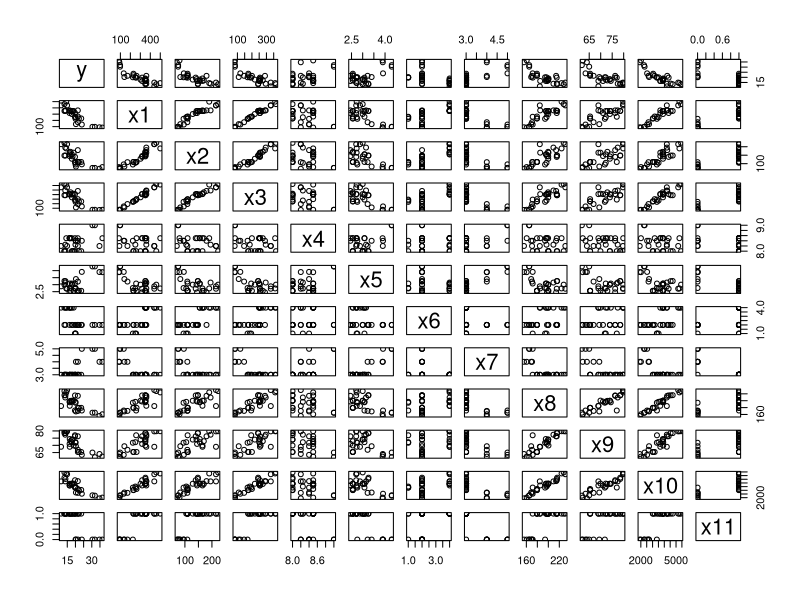

Source code (R): (Note: this script raises an error after producing the figure.)
library(readxl)
my_data <- read_excel("data-tableB3.xlsx")
data <- as.matrix(my_data)
head(data)
dim(data)

#remove NA
df <- na.omit(data) 
dim(df)
head(df)
y <- df[,1]
x <- df[,2:12]
pairs(y~ ., data = df)
# Set up repeated k-fold cross-validation
train.control <- trainControl(method = "cv", number = 10)
# Train the model
step.model <- train(y ~ ., data = data.frame(df),
                    method = "leapBackward", 
                    tuneGrid = data.frame(nvmax = 1:5),
                    trControl = train.control
                    )
step.model$results

# cross
df2=0
for(i in 2:12){
 for(j in 2:12){
  df22=(df[,i]*df[,j])/max(df[,i]*df[,j])
  df2=cbind(df2,df22)
}
}
df3=df2[,-1]
best_Ra=0
for(i in 0:9){
  idx1=12*i+1
  idx2=12*(i+1)
  df2=df3[,idx1:idx2]
  init_model <- lm(y ~ ., data = data.frame(df2),na.action=na.omit)
  best_model <- step(init_model, direction = "both")
  

  Ra=summary(best_model)$adj.r.squared
 if (Ra>best_Ra){
   best_Ra  = Ra
   getModel = best_model}}
best_Ra
summary(getModel)
par(mfrow = c(2, 2))
plot(getModel)

#sigmoid + cross
df2=0
for(i in 2:12){
 for(j in 2:12){
  df22=1/1+exp(-df[,i]*df[,j])
  df2=cbind(df2,df22)
}
}
df3=df2[,-1]
best_Ra=0
for(i in 0:9){
  idx1=12*i+1
  idx2=12*(i+1)
  df2=df3[,idx1:idx2]
  init_model <- lm(y ~ ., data = data.frame(df2),na.action=na.omit)
  best_model <- step(init_model, direction = "both")
  

  Ra=summary(best_model)$adj.r.squared
 if (Ra>best_Ra){
   best_Ra  = Ra
   getModel = best_model}}
best_Ra
summary(getModel)
par(mfrow = c(2, 2))
plot(getModel)

# log + cross
df2=0
for(i in 2:11){
 for(j in 2:11){
  df22=log(df[,i]*df[,j])
  df2=cbind(df2,df22)
}
}
df3=df2[,-1]
best_Ra=0
for(i in 0:9){
  idx1=10*i+1
  idx2=10*(i+1)
  df2=df3[,idx1:idx2]
  init_model <- lm(y ~ ., data = data.frame(df2),na.action=na.omit)
  best_model <- step(init_model, direction = "both")
  

  Ra=summary(best_model)$adj.r.squared
 if (Ra>best_Ra){
   best_Ra  = Ra
   getModel = best_model}}
best_Ra
summary(getModel)
par(mfrow = c(2, 2))
plot(getModel)

# AIC=-130.39, log(y) ~ x1 + x5 + x8 + x10,Ra=0.8661 

df2=log(df[,2:11])
init_model <- lm(log(y) ~ ., data = data.frame(df2))
best_model <- step(init_model, direction = "both")
summary(best_model)
par(mfrow = c(2, 2))
plot(best_model)

#sigmoid 
#AIC=-133.37 log(y) ~ x1 + x5 + x8 + x10 + x11_s Ra=0.8819  
x11_s=1/1+exp(-df[,12])

df2=cbind(log(df[,2:11]),x11_s)
init_model <- lm(log(y) ~ ., data = data.frame(df2))
best_model <- step(init_model, direction = "both")
summary(best_model)
par(mfrow = c(2, 2))
plot(best_model)

#sigmoid 
#AIC=45.25 y ~ x4 + x6 + x8 + x10 + x11 + x10_s Ra=0.9059 
x6_s=1/exp(-df[,7])
x8_s=1/exp(-df[,9])
x10_s=1/exp(-df[,11]/sum(df[,11]))
df2=cbind(df,x6_s,x8_s,x10_s)
init_model <- lm(y ~ ., data = data.frame(df2))
best_model <- step(init_model, direction = "both")
summary(best_model)
par(mfrow = c(2, 2))
plot(best_model)

#sigmoid
#AIC=44.25 y ~  x4 + x8 + x10 + x11 + x6_s + x10_s Ra=0.9059 
x6_s=1/1+exp(-df[,7])
x8_s=1/1+exp(-df[,9])
x10_s=1/1+exp(-df[,11]/sum(df[,11]))
df3=cbind(df,x6_s,x8_s,x10_s)
init_model <- lm(y ~ ., data = data.frame(df3))
best_model <- step(init_model, direction = "both")
summary(best_model)
par(mfrow = c(2, 2))
plot(best_model)

#AIC = 68.29 x5,x8,x10  Ra=0.7808
init_model <- lm(y ~ ., data = data.frame(df))
best_model <- step(init_model, direction = "both")
summary(best_model)
par(mfrow = c(2, 2))
plot(best_model)

#add weight
df3=cbind(df[,9],df[,6]^3,df[,9]^3,df[,11]^3)
init_model <- lm(y ~ ., data = data.frame(df3))
best_model <- step(init_model, direction = "both")
summary(best_model)
par(mfrow = c(2, 2))
plot(best_model)

#add weight
df3=cbind(df,3*df[,6],7*df[,9],10*df[,11])
init_model <- lm(y ~ ., data = data.frame(df3))
best_model <- step(init_model, direction = "both")
summary(best_model)
par(mfrow = c(2, 2))
plot(best_model)

